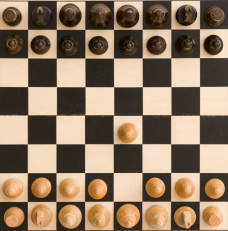
#> input picture finished_training/cropped.png, 228 x 231 px, found by its file name
$ python cannndetctionathan.py ../finished_training/cropped.png
#> lines starting #> are read from the running program, lines starting #| are printed output that depends on the picture
import sys
import math
import cv2
import numpy as np
from collections import defaultdict


def main(argv):
    filename = '/Users/akash/Source/chessAI/Chessboard_Recognition/finished_training/cropped.png'

    # Loads an image
    src = cv2.imread(cv2.samples.findFile(filename), cv2.IMREAD_GRAYSCALE)
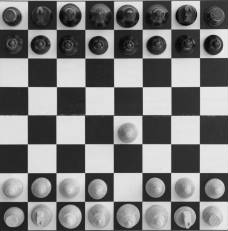
#> src: shape (231, 228); min 0, max 248, mean 125.1
    src = cv2.resize(src, (0, 0), fx=0.75, fy=0.75)
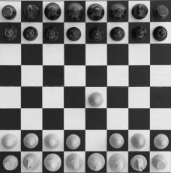
#> src: shape (173, 171); min 5, max 241, mean 125.1
    # Check if image is loaded fine
    if src is None:
        print ('Error opening image!')
        print ('Usage: hough_lines.py [image_name -- default ' + filename + '] \n')
        return -1

    # Canny Edge Transformation
    dst = cv2.Canny(src, 50, 160, None, 3)
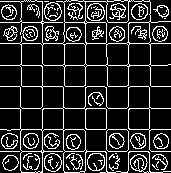
#> dst: shape (173, 171); 17.1% white in thin lines or dots

    # Copy edges to the images that will display the results in BGR
    cdst = cv2.cvtColor(dst, cv2.COLOR_GRAY2BGR)
#> cdst: shape (173, 171, 3); 17.1% white in thin lines or dots
    lines = cv2.HoughLines(dst, 1, np.pi / 180, 160, None, 0, 0)
#> lines = None

    segmented = segment_by_angle_kmeans(lines)
    if segmented is not None:
        for i in range(0, len(segmented)):
            for j in range(0, len(segmented[i])):
                rho = segmented[i][j][0][0]
                theta = segmented[i][j][0][1]

                a = math.cos(theta)
                b = math.sin(theta)

                x0 = a * rho
                y0 = b * rho

                pt1 = (int(x0 + 1000*(-b)), int(y0 + 1000*(a)))
                pt2 = (int(x0 - 1000*(-b)), int(y0 - 1000*(a)))
                cv2.line(cdst, pt1, pt2, (0,255 * i,255), 1, cv2.LINE_AA)

    intersections = []
    for line1 in segmented[0]:
        for line2 in segmented[1]:
            intersections.append(get_intersection(line1, line2))

    # [13 lines of commented-out code are left out]
    arr = np.array(intersections, dtype=np.float32)
    print(intersections)
    criteria = ((cv2.TERM_CRITERIA_EPS + cv2.TERM_CRITERIA_MAX_ITER), 10, 1.0)
    attempts = 10
    flags = cv2.KMEANS_RANDOM_CENTERS

    _, _, centers = cv2.kmeans(arr, 81, None, criteria, attempts, flags)
    centers = sort_intersections(centers)

    # show the centers/intersections of the board
    for row in centers:
        for center in row:
            print(center)
            cv2.circle(cdst, (int(center[0]), int(center[1])), 9, (255, 255, 0), 1)


    # store each tile into the out folder.
    for i in range(8):
        for j in range(8):
            x1, y1 = centers[i][j]
            x2, y2 = centers[i][j + 1]
            x3, y3 = centers[i + 1][j]
            x4, y4 = centers[i + 1][j + 1]

            top_left_x = int(min([x1,x2,x3,x4]))
            top_left_y = int(min([y1,y2,y3,y4]))
            bot_right_x = int(max([x1,x2,x3,x4]))
            bot_right_y = int(max([y1,y2,y3,y4]))

            cv2.imwrite(f"out/{j * 8 + i}.jpg", cdst[top_left_y:bot_right_y + 1, top_left_x:bot_right_x + 1])


    cv2.imshow("Source", src)
    cv2.imshow("Detected Lines (in red) - Standard Hough Line Transform", cdst)

    cv2.waitKey(0)
    return 0


# This function will separate the array of lines to vertical and horizontal lines.
def segment_by_angle_kmeans(lines):
    # just the settings for the function
    criteria = ((cv2.TERM_CRITERIA_EPS + cv2.TERM_CRITERIA_MAX_ITER), 10, 1.0)
    flags = cv2.KMEANS_RANDOM_CENTERS
    attempts = 10

    # return angles [0, pi] in radians
#> (the run stopped early here; a loop or call above may not have finished)
